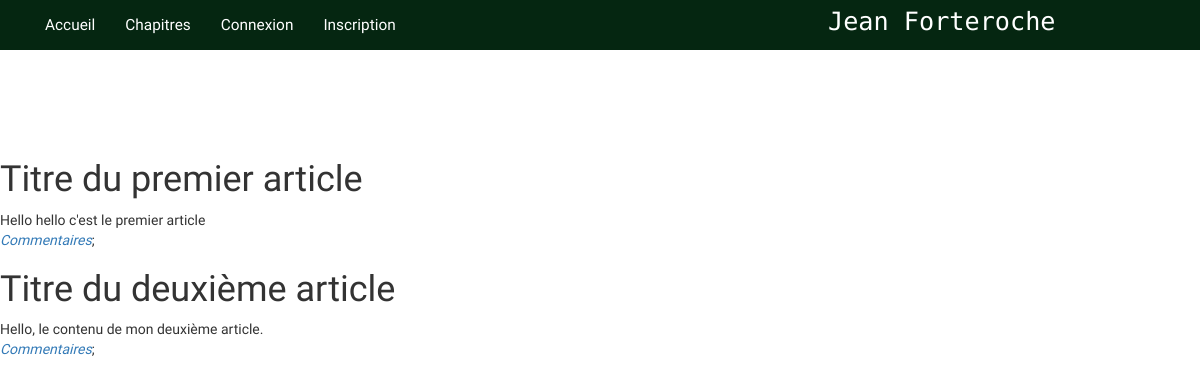
Before: / with the older database file.
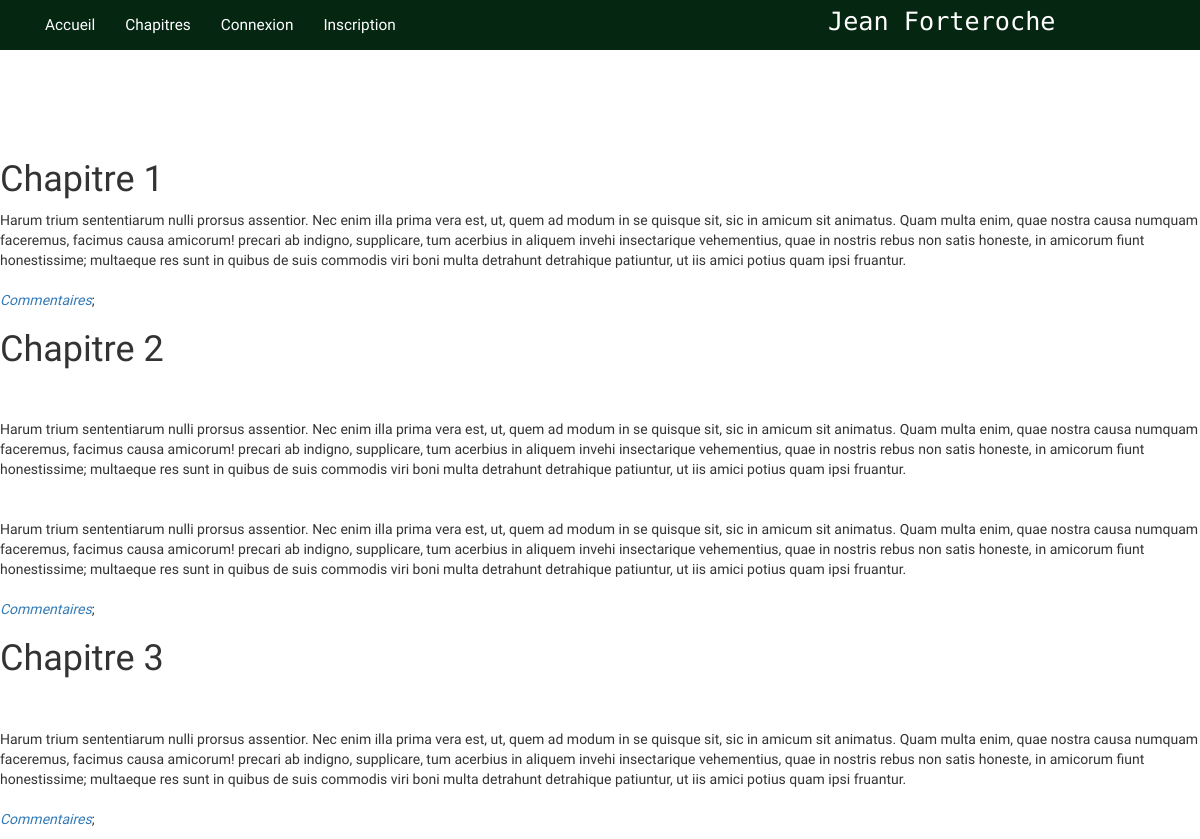
After: the same page with the newer database file.
### tables this page shows
CREATE TABLE `articles` (
  `id` int(11) NOT NULL,
  `title` varchar(255) NOT NULL,
  `content` text NOT NULL
);

### controller/PostController.php (called while the page is built, shortened)
<?php
require_once('Framework/Controller.php');
require_once('model/PostManager.php');
require_once('view/View.php');
class PostController extends Controller {
    private $postManager;
    public function __construct() {
        $this->postManager = new PostManager();
    }
    public function index() {
        $posts = $this->postManager->getPosts();
        $view = new View('Home');
        $view->generate(array('posts' => $posts));
    }
}

### Framework/Manager.php (called while the page is built, shortened)
<?php
abstract class Manager {
    private $db;
    protected function executeARequest($sql, $params = null) {
        if ($params == null) {
            $result = $this->getDb()->query($sql);
        } else {
            $result = $this->getDb()->prepare($sql);
            $result->execute($params);
        }
        return $result;
    }
    public function getDb() {
        if ($this->db == null) {
            $this->db = new PDO('mysql:host=localhost;dbname=blog;charset=utf8', 'root', '');
        }
        return $this->db;
    }
}

### model/PostManager.php (called while the page is built, shortened)
<?php
require_once("Framework/Manager.php");
class PostManager extends Manager
{
    public function getPosts()
    {
        $posts = $this->executeARequest('SELECT id, title, content FROM articles');
        return $posts;
    }
}

### Framework/Router.php (called while the page is built, shortened)
<?php
require_once('Controller.php');
require_once('view/View.php');
class Router {
    public function requestRouter() {
        try {
            $request = new Request(array_merge($_GET, $_POST));
            $controller = $this->createController($request);
            $action = $this->createAction($request);
            $controller->executeAction($action);
        }
        catch (Exception $e) {
            $this->manageError($e);
        }
    }
    private function createController(Request $request) {
        $controller = "Post";
        $classController = $controller . "Controller";
        $fileController = "controller/" . $classController . ".php";
        if (file_exists($fileController)) {
            $controller = new $classController();
            $controller->setRequest($request);
            return $controller;
        }
        else
            throw new Exception("Fichier '$fileController' introuvable");
    }
    private function createAction(Request $request) {
        $action = "index";
        return $action;
    }
}

### index.php (called while the page is built, shortened)
<?php
require('Framework/Router.php');
$router = new Router ();
$router->requestRouter();

### view/HomeView.php (the view)
<?php $this->title = 'Mon blog'; ?>
<?php
foreach ($posts as $data)
{
?>
            <h1> <?= htmlspecialchars($data['title']); ?> </h1>
            <p><?= nl2br(htmlspecialchars($data['content']));?>
              <br />
              <em><a href="index.php?action=post&id=<?php echo $data['id'] ?>">Commentaires</a></em>;</p>
<?php
}
?>

### view/template.php (shortened to what this page needs)
<!DOCTYPE html>
<html lang="fr">
    <head>
        <link href="./public/css/bootstrap.min.css" rel="stylesheet">
        <link rel="stylesheet" type="text/css" href="./public/css/styles-small.css">
        <link rel="stylesheet" type="text/css" href="./public/css/styles-medium.css">
        <link rel="stylesheet" type="text/css" href="./public/css/styles-large.css">
        <link rel="stylesheet" type="text/css" href="./public/css/styles-extra-large.css">
    </head>
    <body>
      <nav class="navbar navbar-inverse navbar-fixed-top" role="navigation">
        <div class="container">
          <div class="collapse navbar-collapse" id="bs-example-navbar-collapse-1">
            <ul class="nav navbar-nav">
              <li><a href="index.php">Accueil</a></li>
              <li><a href="#">Chapitres</a></li>
              <?php
              if(isset($_SESSION['connected']) && $_SESSION['connected'] === true) {
              ?>
                <li>Bienvenue <?= $_SESSION['username'] ?></li>
                <li><a href="index.php?controller=deconnection">Se déconnecter</a></li>
                <?php
                if(isset($_SESSION['username']) && $isAdmin) {
                ?>
                  <li><a href="index.php?controller=post&action=postsAdmin">Gérer les articles</a></li>
                  <li><a href="index.php?controller=comment&action=commentsAdmin">Modérer les commentaires</a></li>
                <?php
                }
              } else {
                ?>
              <li><a href="index.php?controller=connection">Connexion</a></li>
              <li><a href="index.php?controller=inscription">Inscription</a></li>
              <?php } ?>
            </ul>
            <p id="jeanForteroche">Jean Forteroche</p>
          </div>
        </div>
      </nav>
      <?= $content ?>
    </body>
</html>

### Framework/Controller.php (shortened to what this page needs)
<?php
require_once('view/View.php');
abstract class Controller {
    public function executeAction($action) {
        if (method_exists($this, $action)) {
            $this->action = $action;
            $this->{$this->action} ();
        }
        else {
            $classController = get_class($this);
            throw new Exception ("Action '$action' non définie dans la classe $classController");
        }
    }
}

### view/View.php (shortened to what this page needs)
<?php
class View {
private $file;
private $title;
public function __construct($action) {
  $this->file = './view/' . $action . "View.php";
  $this->userManager = new UserManager();
}
public function generate($data) {
  if (isset($_SESSION['username'])) {
    $isAdmin = $this->userManager->adminConnection($_SESSION['username']);
  } else {
    $isAdmin = false;
  }
  $content = $this->generateFile($this->file, $data);
  $view = $this->generateFile('view/template.php',
    array('title' => $this->title, 'content' => $content, 'isAdmin' => $isAdmin));
  echo $view;
}
private function generateFile($file, $data) {
  if (file_exists($file)) {
    extract($data);
    require $file;
    return ob_get_clean();
  }
  else {
    throw new Exception("Fichier '$file' introuvable");
  }
}
}

### public/css/styles-small.css (style rules this page uses)
body { padding-top: 10em; font-family: 'Karma', serif; background-color: white; }
.navbar { background-color: #052611; border: none; }
.navbar-inverse .navbar-nav > li > a { color: white; font-size: 1.1em; }
#jeanForteroche { display: none; }

### public/css/styles-medium.css (style rules this page uses)
@media all and (min-width: 700px) { #jeanForteroche { display: block; margin: 0; padding-top: 0.15em; padding-left: 60%; font-size: 1.5em; font-family: 'Major Mono Display', monospace; color: white; } }

### public/css/styles-large.css (style rules this page uses)
@media all and (min-width: 992px) { .navbar { margin: 0; } }
@media all and (min-width: 992px) { #jeanForteroche { font-size: 1.8em; padding-left: 70%; } }

Changed rows visible on the page:
removed articles: title "Titre du premier article", content "Hello hello c'est le premier article"
removed articles: title "Titre du deuxième article", content "Hello, le contenu de mon deuxième article."
added articles: title "Chapitre 1", content "Harum trium sententiarum nulli prorsus assentior. Nec enim illa prima vera est, ut, quem ad modum in se quisque sit, sic in amicum sit animatus. Quam multa enim, quae nostra causa numquam faceremus, facimus causa amicorum! precari ab indigno, supplicare, tum acerbius in aliquem invehi insectarique vehementius, quae in nostris rebus non satis honeste, in amicorum fiunt honestissime; multaeque res sunt in quibus de suis commodis viri boni multa detrahunt detrahique patiuntur, ut iis amici potius quam ipsi fruantur."
added articles: title "Chapitre 2", content "Harum trium sententiarum nulli prorsus assentior. Nec enim illa prima vera est, ut, quem ad modum in se quisque sit, sic in amicum sit animatus. Quam multa enim, quae nostra causa numquam faceremus, facimus causa amicorum! precari ab indigno, supplicare, tum acerbius in aliquem invehi insectarique vehementius, quae in nostris rebus non satis honeste, in amicorum fiunt honestissime; multaeque res sunt in quibus de suis commodis viri boni multa detrahunt detrahique patiuntur, ut iis amici potius quam ipsi fruantur. Harum trium sententiarum nulli prorsus assentior. Nec enim illa prima vera est, ut, quem ad modum in se quisque sit, sic in amicum sit animatus. Quam multa enim, quae nostra causa…"
added articles: title "Chapitre 3", content "Harum trium sententiarum nulli prorsus assentior. Nec enim illa prima vera est, ut, quem ad modum in se quisque sit, sic in amicum sit animatus. Quam multa enim, quae nostra causa numquam faceremus, facimus causa amicorum! precari ab indigno, supplicare, tum acerbius in aliquem invehi insectarique vehementius, quae in nostris rebus non satis honeste, in amicorum fiunt honestissime; multaeque res sunt in quibus de suis commodis viri boni multa detrahunt detrahique patiuntur, ut iis amici potius quam ipsi fruantur."
